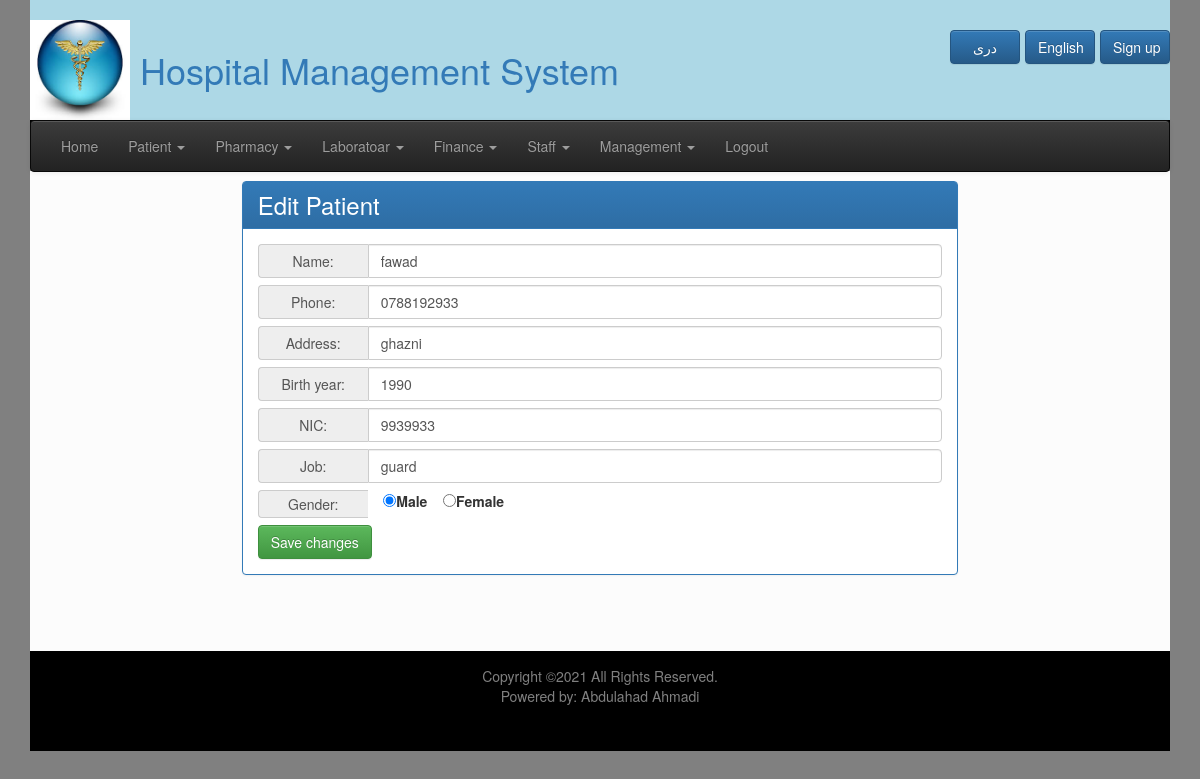
/patient_edit.php?patient_id=2 (signed in), run on the app's committed database.
### tables this page shows
CREATE TABLE `patient` (
  `patient_id` int(11) NOT NULL,
  `name` varchar(32) NOT NULL,
  `gender` tinyint(1) NOT NULL,
  `phone` char(10) DEFAULT NULL,
  `address` varchar(120) DEFAULT NULL,
  `birth_year` int(11) NOT NULL,
  `nic` varchar(32) DEFAULT NULL,
  `job` varchar(32) DEFAULT NULL,
  `reg_date` date NOT NULL
);

### patient_edit.php (the view, shortened to what this page needs)
<?php require_once("connection.php"); ?>
<?php
    $id = $_GET["patient_id"];
    $patinet = mysqli_query($con, "SELECT * FROM patient WHERE patient_id = $id");
    $row_patient = mysqli_fetch_assoc($patinet);
?>
<?php require_once("top.php"); ?>
<!DOCTYPE html>
<html lang="en">
<head>
</head>
<body>
    <div class="col-lg-8 col-md-8 col-sm-8 col-xs-12 col-lg-offset-2 col-md-offset-2 col-sm-offset-2 col-xs-offset-0">
        <div class="panel panel-primary">
            <div class="panel-heading">
                <h1>Edit Patient</h1>
            </div>
            <div class="panel-body">
                <form method="post">
                    <div class="input-group">
                        <span class="input-group-addon">
                            Name:
                        </span>
                        <input class="form-control" type="text" name="name" value="<?php echo $row_patient["name"]; ?>">
                    </div>
                    <div class="input-group">
                        <span class="input-group-addon">
                            Phone:
                        </span>
                        <input class="form-control" type="text" name="phone" value="<?php echo $row_patient["phone"]; ?>">
                    </div>
                    <div class="input-group">
                        <span class="input-group-addon">
                            Address:
                        </span>
                        <input class="form-control" type="text" name="address" value="<?php echo $row_patient["address"]; ?>">
                    </div>
                    <div class="input-group">
                        <span class="input-group-addon">
                            Birth year:
                        </span>
                        <input class="form-control" type="text" name="birth_year" value="<?php echo $row_patient["birth_year"]; ?>">
                    </div>
                    <div class="input-group">
                        <span class="input-group-addon">
                            NIC:
                        </span>
                        <input class="form-control" type="text" name="nic" value="<?php echo $row_patient["nic"]; ?>">
                    </div>
                    <div class="input-group">
                        <span class="input-group-addon">
                            Job:
                        </span>
                        <input class="form-control" type="text" name="job" value="<?php echo $row_patient["job"]; ?>">
                    </div>
                    <div class="input-group">
                        <span class="input-group-addon">
                            Gender:
                        </span> &nbsp; &nbsp;
                        <label><input type="radio" name="gender" value="0" <?php if($row_patient["gender"]==0) echo "checked"; ?> >Male</label> &nbsp; &nbsp;
                        <label><input type="radio" name="gender" value="1" <?php if($row_patient["gender"]==1) echo "checked"; ?> >Female</label>
                    </div>
                    <input class="btn btn-success" type="submit" value="Save changes">
                </form>
            </div>
        </div>
    </div>
</body>
</html>
<?php require_once("footer.php"); ?>

### css/style.css (style rules this page uses)
#content h1 { margin: 0%; }
.input-group { margin-bottom: 7px; }
.panel-heading h1 { margin: 0; font-size: 24px; margin-bottom: 0 !important; }
.input-group-addon { width: 110px; }
.input-group { width: 100%; }

### top.php (style rules this page uses)
body { background-color: gray; }

### data on the page
patient: name "fawad", phone "0788192933", address "ghazni", birth_year "1990", nic "9939933", job "guard", gender "☑ Male", gender "☐ Female"
